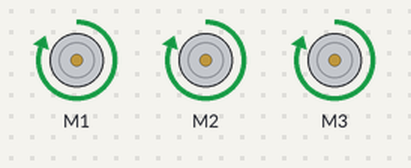
The sketch below on a simulated Arduino Uno, built with avr-gcc and run on an emulated ATmega328P. On the bench: 3 × DC motor (green arrow = forward, orange = backward, longer = faster). What the sketch prints to the serial monitor is not drawn.

Above: at 0.05 s.
At 2.75 s:
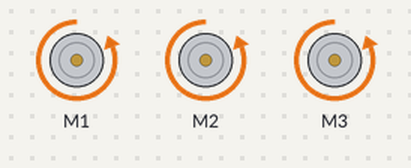
Timing chart, 0 to 3.0 s (numbered marks = the images above):
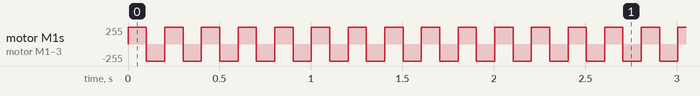

Measured:
- by itself, motor M1–3: alternates forward 255/255 for 0.10 s and backward 255/255 for 0.10 s

The sketch:

afmotor.ino
```cpp
#include <AFMotor.h>

AF_DCMotor motorX(1);
AF_DCMotor motorY(2);
AF_DCMotor motorZ(3);

void setup() {
	Serial.begin(9600);
	Serial.println("1/10 power");

	motorX.setSpeed(255);
	motorX.run(RELEASE);

	motorY.setSpeed(255);
	motorY.run(RELEASE);

	motorZ.setSpeed(255);
	motorZ.run(RELEASE);
}

void loop() {
	motorX.run(FORWARD);
	motorY.run(FORWARD);
	motorZ.run(FORWARD);
	delay(100);
	motorX.run(BACKWARD);
	motorY.run(BACKWARD);
	motorZ.run(BACKWARD);
	delay(100);
}
```
